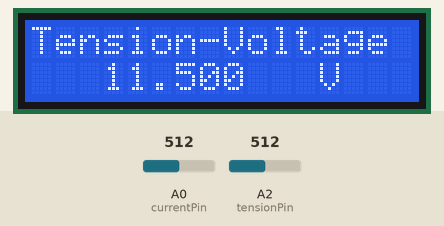
Bench run of a sketch on a simulated Arduino Uno, built with avr-gcc and run on an emulated ATmega328P. Shown: 16×2 character LCD. The test bench sets the inputs (shaded band); at power-on: A0 (currentPin) = 512, A2 (tensionPin) = 512. Storage starts empty; what the sketch prints to the serial monitor is not drawn.

Above: at 7.4 s.
7.5 s: A0 (currentPin) set to 716
At 10.0 s:
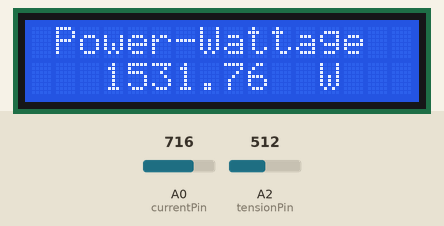
14.6 s: A2 (tensionPin) set to 716
At 16.2 s:
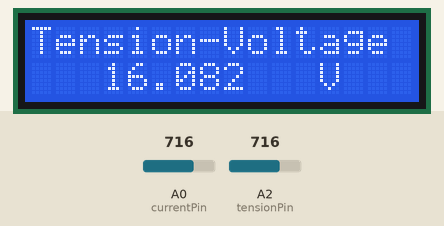
18.9 s: A0 (currentPin) set to 900
At 22.5 s:
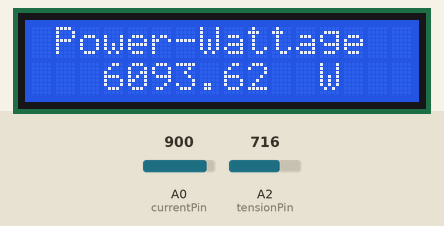
25.8 s: A2 (tensionPin) set to 900
At 29.9 s:
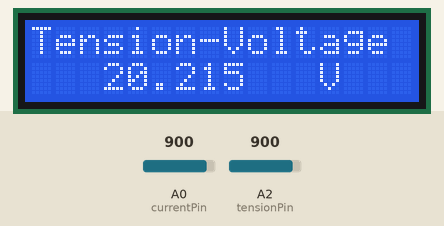
32.5 s: A0 (currentPin) set to 1023
At 36.3 s:
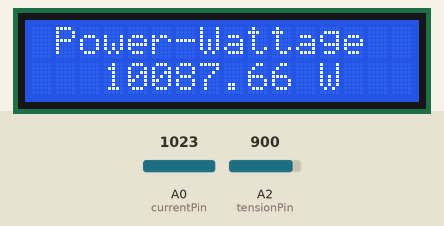
39.4 s: A2 (tensionPin) set to 1023
At 43.7 s:
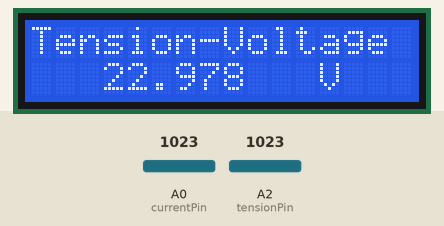
Timing chart, 0 to 45.2 s (numbered marks = the images above; inputs shaded):
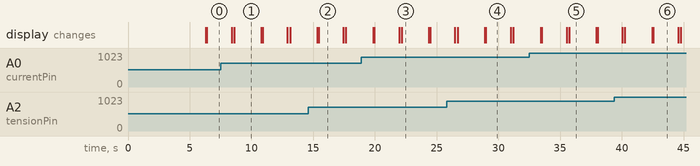

The sketch:

Arduino_MultiMeter.ino
```cpp
/*---------------------------------------------------------\
|    From: Ekobots Innovation Ltda - www.ekobots.com.br    |
|       by: Juan Sirgado y Antico - www.jsya.com.br        |
|----------------------------------------------------------|
|             Program Multimetro - 2019/09/23              |
|                All rights reserved 2019                  |
|---------------------------------------------------------*/
#include <SPI.h>
//---------------------------------------------------------|
#include <TimeLib.h>
 // setTime(hour,minute,second,day,month,year);
 // hour();    // The hour now (0-23)
 // minute();  // The minute now (0-59)
 // second();  // The second now (0-59)
 // weekday(); // Day of the week (1-7), Sunday is day 1
 // day();     // The day now (1-31)
 // month();   // The month now (1-12)
 // year();    // The full four digit year: (2009, 2010 etc)
//---------------------------------------------------------|
#include <LiquidCrystal.h>
 // LCD RS pin to Arduino digital pin 7
 // LCD (E)nable pin to Arduino digital pin 6
 // LCD D4 pin to Arduino digital pin 5
 // LCD D5 pin to Arduino digital pin 4
 // LCD D6 pin to Arduino digital pin 3
 // LCD D7 pin to Arduino digital pin 2
 LiquidCrystal lcd(7,6,5,4,3,2);
//---------------------------------------------------------|
#include <SD.h>
// Arduino GND – SD Card GND pin
// Arduino VIN – SD Card VCC pin (+5V)
// Arduino D10 – SD Card CS pin
// Arduino D11 – SD Card MOSI pin (SI)
// Arduino D12 – SD Card MISO pin (SO)
// Arduino D13 – SD Card SCK pin (CLK)
//---------------------------------------------------------|
// Current sensor "ACS712"
// Use sensitivity 5A=185, 20A=100, 30A=66;
const int currentPin = A0;
const int sensitValue = 100;
int ampsSensor = 0;
int countValue = 0;
double start_time = 0.0;
double totalValue = 0.0;
double voltsValue = 0.0;
double ampsValue = 0.0;
double offsetValue = 0.0;
//---------------------------------------------------------|
// Tension sensor "0V-25V"
// For fine tune adjust the value of fcor to your sensor;
const int tensionPin = A2;
const double corrValue = 0.92;
int voltsSensor = 0;
double voutValue = 0.0;
double R1Value = 30000.0;
double R2Value = 7500.0;
//---------------------------------------------------------|
// SD card shield
File myFile;
//---------------------------------------------------------|
const int delayValue = 2000;
double amperageValue = 0.0;  // Tension (Amps);
double voltageValue  = 0.0;  // Current (Volts);
double wattageValue  = 0.0;  // Power   (Watts);
//=========================================================|
void setup()
{
   // Set Current Date and Time;
   setTime(0,0,0,1,1,2000);
   // Set sensors pin mode;
   pinMode(currentPin, INPUT);
   pinMode(tensionPin, INPUT);
   // Start serial;
   Serial.begin(9600);
   // Start LCD;
   lcd.begin(16,2);
   // Start SD Card;
   SD.begin(10);
   print_hello();
   delay(delayValue);
   calc_offset();
   delay(delayValue);
   blink_led();
}
//---------------------------------------------------------|
void loop()
{
   calc_volts();
   print_volts();
   calc_amps();
   print_amps();
   calc_watts();
   print_watts();
//   print_sensors();
   blink_led();
   write_sd_card;
   delay(delayValue);
}
//---------------------------------------------------------|
void calc_volts()
{
   // read the value at analog input
   voltsSensor = analogRead(tensionPin);
   // Arduino Analog pin 5V, Sensor Max 25V --> 5:1.
   // Range in the pin is 0 to 1023.
   voutValue = (voltsSensor * 5.0) / 1024.0;
   // Ohms law: Vout = Vin * Rpartial / Rtotal
   voltageValue = voutValue / (R2Value / (R1Value + R2Value)) * corrValue;
}
//---------------------------------------------------------|
void calc_amps()
{
   totalValue = 0;
   countValue = 0;
   start_time = millis();
   while((millis() - start_time) < 2000)
   {
      ampsSensor = analogRead(currentPin);
      // Serial.print(" Analog Read: ");
      // Serial.println(readValue);
      // Altering the range from 1024 to 512 without signal;
      // The values represent the range from -20A to +20A;
      // All positive values for the senoidal wave;
      // Multiply by 5V, Arduino analog port Max voltage;
      // Divide by 512 the new range for the values;
      voltsValue = abs(ampsSensor - 512) * 5.0 / 512.0;
      // sum of squares;
      totalValue = totalValue + sq(voltsValue);
      // number of squares;
      countValue++;
      delayMicroseconds(1492);
   }
   // Rate over 2000 milliseconds adjusted;
   // It is the square root of the sum of squares;
   // All divided by the quantity of squares;
   // Subtract the offset to adjust the 0 Amps in the sensor;
   // Apply sensor ACS712 20A sensitivity;
   amperageValue = (sqrt(totalValue / countValue) - offsetValue) * 100;
}
//---------------------------------------------------------|
void calc_watts()
{
   wattageValue = voltageValue * amperageValue;
}
//---------------------------------------------------------|
void calc_offset()
{
   // Offset amperage calculation
   calc_amps();
   offsetValue = amperageValue;
}
//---------------------------------------------------------|
void write_sd_card()
{
   // File is open;
   digitalWrite(13,HIGH);
   // Open file for write;
   myFile = SD.open("datetime.txt", FILE_WRITE);
   delay(90);
   if (myFile)
   {
      myFile.print("Date-Time:(YYYY-MM-DD,W,HH:MM:SS) ");
      myFile.print(year());
      myFile.print("-");
      if(month()<10) myFile.print("0");
      myFile.print(month());
      myFile.print("-");
      if(day()<10) myFile.print("0");
      myFile.print(day());
      myFile.print(",");
      myFile.print(weekday());
      myFile.print(",");
      if(hour()<10) myFile.print("0");
      myFile.print(hour());
      myFile.print(":");
      if(minute()<10) myFile.print("0");
      myFile.print(minute());
      myFile.print(":");
      if(second()<10) myFile.print("0");
      myFile.print(second());
      myFile.println(";");
   }
   else
   {
      // Open fail print an error:
      Serial.println("Error opening the file");
   }
   // Close file;
   myFile.close();
   delay(50);
   // File is closed;
   digitalWrite(13,LOW);
}
//---------------------------------------------------------|
void blink_led()
{
   // end exec loop
   for(int l=0;l<=9;l++)
   {
     digitalWrite(13,HIGH);
     delay(10);
     digitalWrite(13,LOW);
     delay(10);
   }
}
//---------------------------------------------------------|
void print_hello()
{
   // display the Hello message
   Serial.println("Current Sensor with Arduino.");
   lcd.setCursor(0,0);
   lcd.print(" Current Sensor ");
   lcd.setCursor(0,1);
   lcd.print("  with Arduino.  ");
}
//---------------------------------------------------------|
void print_sensors()
{
   // display tension(V) sensor read
   Serial.print("Sensor 0V-25V Value = " );
   Serial.println(voltsSensor);
   Serial.print("Sensor ACS712 Value = " );
   Serial.println(ampsSensor);
   lcd.clear();
   delay(100);
   lcd.setCursor(0,0);
   lcd.print("0V-25V: ");
   lcd.setCursor(10,0);
   lcd.print(voltsSensor);
   lcd.setCursor(0,1);
   lcd.print("ACS712: ");
   lcd.setCursor(10,1);
   lcd.print(ampsSensor);
}
//---------------------------------------------------------|
void print_volts()
{
   // display the Tension in Volts
   Serial.print("Tension-Voltage(V) = ");
   Serial.println(voltageValue,3);
   lcd.clear();
   delay(100);
   lcd.setCursor(0,0);
   lcd.print("Tension-Voltage");
   lcd.setCursor(3,1);
   lcd.print(voltageValue,3);
   lcd.setCursor(12,1);
   lcd.print("V");
 }
//---------------------------------------------------------|
void print_amps()
{
   // display the Current in Amperes
   Serial.print("Current-Amperage(A) = ");
   Serial.println(amperageValue,4);
   lcd.clear();
   delay(100);
   lcd.setCursor(0,0);
   lcd.print("Current-Amperage");
   lcd.setCursor(3,1);
   lcd.print(amperageValue,4);
   lcd.setCursor(12,1);
   lcd.print("A");
}
//---------------------------------------------------------|
void print_watts()
{
   // display the Power in Watts
   Serial.print("Power-Wattage(W) = ");
   Serial.println(wattageValue,2);
   lcd.clear();
   delay(100);
   lcd.setCursor(0,0);
   lcd.print(" Power-Wattage");
   lcd.setCursor(3,1);
   lcd.print(wattageValue,2);
   lcd.setCursor(12,1);
   lcd.print("W");
}
//---------------------------------------------------------|
void print_offset()
{
   // display the offset Tension in Volts
   Serial.print("Offset-Voltage(V) = ");
   Serial.println(offsetValue,3);
   lcd.clear();
   delay(100);
   lcd.setCursor(0,0);
   lcd.print("Offset-Voltage");
   lcd.setCursor(3,1);
   lcd.print(offsetValue,3);
   lcd.setCursor(12,1);
   lcd.print("V");
}
//=========================================================|
```

Measured:
- what the display in image 1 shows lasts 2.2 s, from 8.6 s to 10.8 s
- what the display in image 2 shows lasts 2.0 s, from 15.4 s to 17.4 s
